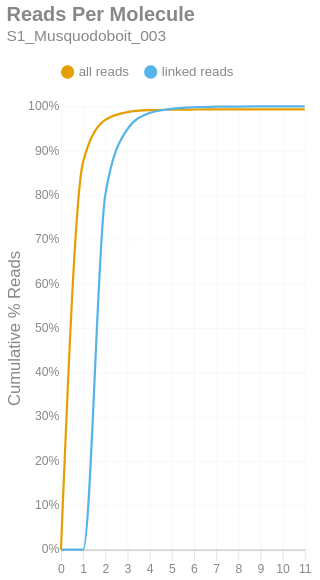

Write notebook code for a chart like this one.
### Markdown cell above
### Reads per Molecule
This chart shows the cumulative distribution of the number of reads per linked molecule. That is, how many alignments are associated with a unique molecule. This excludes the number of reads associated with invalid or absent linked-read barcodes. The `linked` histogram is the percentages recalculated when disregarding singletons.

### Code cell
if SKIPLR:
    print_html(f"Skipped")
else:
    counts = np.bincount(valids['reads'].cast(pl.Int64).to_numpy())
    weighted = counts * np.arange(len(counts))
    all_perc = weighted / n_reads
    linked_perc = weighted / n_linked_reads
    linked_perc[1] = 0
    binned_df = pl.DataFrame({
        'readsper': list(range(len(counts))),
        'all reads (cumsum)': np.cumsum(all_perc).tolist(),
        'linked reads (cumsum)': np.cumsum(linked_perc).tolist(),
    })

    with SafeRender(binned_df):
        (
            density_plot(binned_df, 'Reads Per Molecule', samplename, 'readspmol')
            .encode(
                x=alt.X('readsper:O', title=None).axis(labelAngle=0).scale(padding=0),
                y=alt.Y('value:Q', title='Cumulative % Reads').axis(format='%').stack(False),
                color=alt.Color("key:N").scale(domain=["all reads", "linked reads"]),
                tooltip=[
                    alt.Tooltip("key:N", title="Data Type"),
                    alt.Tooltip("readsper:O", title="Reads Per Molecule"),
                    alt.Tooltip("value:Q", format=".2%", title="% Reads (Cum.)")
                ]            
            )
        ).display()

### Figure 1 — Vega-Lite specification as saved in the notebook (floating-point values rounded to 4 significant figures)
{"width": "container", "height": 400, "config": {"title": {"anchor": "start", "dy": -15, "fontSize": 18, "color": "#888888", "subtitleColor": "#888888", "subtitleFontSize": 14}, "arc": {"fill": "#0072B2"}, "axis": {"domainColor": "#888888", "domainWidth": 0.5, "gridWidth": 0.2, "grid": false, "titleFontWeight": 400, "titleFontSize": 15, "labelFontSize": 11, "labelColor": "#888888", "tickColor": "#888888", "tickWidth": 0.2, "titleColor": "#888888"}, "axisBand": {"grid": false}, "axisX": {"grid": true, "tickSize": 10, "domainCap": "round"}, "axisY": {"domain": false, "grid": true, "tickSize": 0, "domainCap": "round"}, "background": "transparent", "header": {"labelFontSize": 15, "labelColor": "#888888", "titleFontSize": 15, "titleFontWeight": 600, "titleColor": "#888888"}, "legend": {"labelFont": "sans-serif", "labelFontSize": 12, "labelColor": "#888888", "symbolSize": 100, "symbolType": "circle", "titleFontSize": 12, "titlePadding": 10, "titleColor": "#888888", "title": null, "orient": "top"}, "range": {"category": ["#E69F00", "#56B4E9", "#009E73", "#F0E442", "#0072B2", "#D55E00", "#CC79A7", "#000000"], "diverging": ["#cfe8f3", "#a2d4ec", "#73bfe2", "#46abdb", "#1696d2", "#12719e"]}, "area": {"fill": "#0072B2", "fillOpacity": 0.7, "line": true, "strokeOpacity": 0.7}, "line": {"color": "#0072B2", "stroke": "#0072B2", "strokeWidth": 2}, "trail": {"color": "#0072B2", "stroke": "#0072B2", "strokeWidth": 0, "size": 1}, "point": {"filled": true, "fillOpacity": 1.0, "size": 95}, "text": {"color": "#888888", "fontSize": 11, "align": "right", "fontWeight": 400, "size": 11}, "bar": {"fill": "#0072B2", "stroke": null}, "view": {"stroke": null, "continuousWidth": 660, "continuousHeight": 400}}, "data": {"name": "data-fc27ab75af241be5c8cf11efdbf922b0"}, "mark": {"type": "line", "interpolate": "monotone", "point": {"opacity": 0, "size": 275}}, "encoding": {"color": {"field": "key", "scale": {"domain": ["all reads", "linked reads"]}, "type": "nominal"}, "tooltip": [{"field": "key", "title": "Data Type", "type": "nominal"}, {"field": "readsper", "title": "Reads Per Molecule", "type": "ordinal"}, {"field": "value", "format": ".2%", "title": "% Reads (Cum.)", "type": "quantitative"}], "x": {"axis": {"labelAngle": 0}, "field": "readsper", "scale": {"padding": 0}, "title": null, "type": "ordinal"}, "y": {"axis": {"format": "%"}, "field": "value", "stack": false, "title": "Cumulative % Reads", "type": "quantitative"}}, "params": [{"name": "param_c36ac31b6afebe62", "select": {"type": "point", "fields": ["key"]}, "bind": "legend"}], "title": {"text": "Reads Per Molecule", "subtitle": "S1_Musquodoboit_003"}, "transform": [{"fold": ["all reads (cumsum)", "linked reads (cumsum)"]}, {"calculate": "replace(datum.key, ' (cumsum)', '')", "as": "key"}, {"filter": {"param": "param_c36ac31b6afebe62"}}], "usermeta": {"embedOptions": {"downloadFileName": "S1_Musquodoboit_003.readspmol"}}, "$schema": "https://vega.github.io/schema/vega-lite/v6.1.0.json", "datasets": {"data-fc27ab75af241be5c8cf11efdbf922b0": [{"readsper": 0, "all reads (cumsum)": 0.0, "linked reads (cumsum)": 0.0}, {"readsper": 1, "all reads (cumsum)": 0.8747, "linked reads (cumsum)": 0.0}, {"readsper": 2, "all reads (cumsum)": 0.9694, "linked reads (cumsum)": 0.7996}, {"readsper": 3, "all reads (cumsum)": 0.9871, "linked reads (cumsum)": 0.9486}, {"readsper": 4, "all reads (cumsum)": 0.9914, "linked reads (cumsum)": 0.985}, {"readsper": 5, "all reads (cumsum)": 0.9925, "linked reads (cumsum)": 0.9945}, {"readsper": 6, "all reads (cumsum)": 0.9929, "linked reads (cumsum)": 0.998}, {"readsper": 7, "all reads (cumsum)": 0.9931, "linked reads (cumsum)": 0.9992}, {"readsper": 8, "all reads (cumsum)": 0.9931, "linked reads (cumsum)": 0.9997}, {"readsper": 9, "all reads (cumsum)": 0.9931, "linked reads (cumsum)": 0.9998}, {"readsper": 10, "all reads (cumsum)": 0.9932, "linked reads (cumsum)": 1.0}, {"readsper": 11, "all reads (cumsum)": 0.9932, "linked reads (cumsum)": 1.0}]}}
